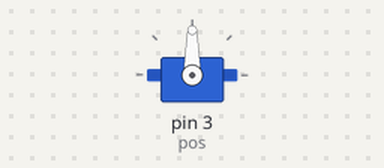
Bench run of a sketch on a simulated Arduino Uno, built with avr-gcc and run on an emulated ATmega328P. Shown: servo.

Above: at 0.15 s.
Timing chart, 0 to 40.0 s (numbered marks = the images above):
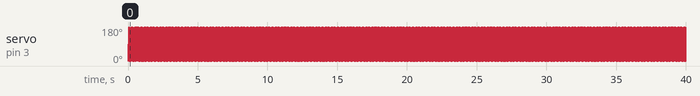

The sketch:

sketch_jul18b.ino
```cpp
#include <Servo.h>

Servo myservo;

int pos = 3;
void setup() {
  myservo.attach(pos);
}

void loop() {

    myservo.write(0);
    delay(1);


    myservo.write(90);
    delay(1);
    myservo.write(180);
    delay(1);

}
```
